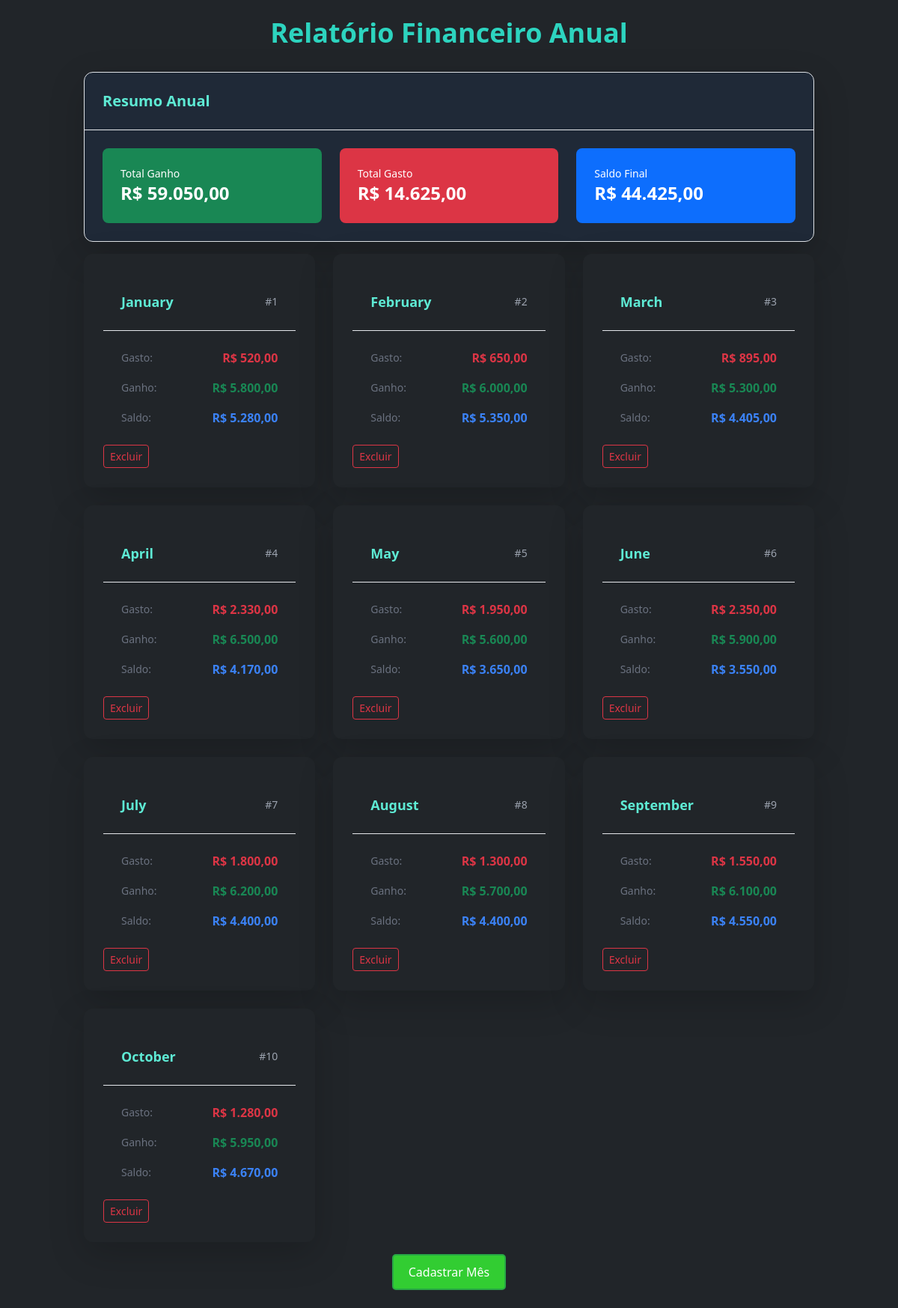
The page / on the database its author committed.
### tables this page shows
CREATE TABLE month (
    id INT PRIMARY KEY AUTO_INCREMENT,
    month_date DATE NOT NULL
);

### index.php (the view, shortened to what this page needs)
<?php
require_once('connect.php');
$sql = "SELECT * FROM month";
$result = mysqli_query($conn, $sql);
$totalIncome = 0;
$totalExpense = 0;
$months = [];
if ($result->num_rows > 0) {
    while ($row = mysqli_fetch_assoc($result)) {
        $month_id = $row['id'];
        $transaction_sql = "
            SELECT
                SUM(CASE WHEN type = 'Entrada' THEN value ELSE 0 END) AS total_income,
                SUM(CASE WHEN type = 'Saida' THEN value ELSE 0 END) AS total_expense
            FROM transactions
            WHERE month_id = $month_id
        ";
        $transaction_result = mysqli_query($conn, $transaction_sql);
        if ($transaction_result && $transaction_row = mysqli_fetch_assoc($transaction_result)) {
            $totalIncomeForMonth = $transaction_row['total_income'] ?? 0;
            $totalExpenseForMonth = $transaction_row['total_expense'] ?? 0;
            $balance = $totalIncomeForMonth - $totalExpenseForMonth;
            $months[] = [
                'id' => $row['id'],
                'month_date' => $row['month_date'],
                'expense' => $totalExpenseForMonth,
                'income' => $totalIncomeForMonth,
                'balance' => $balance,
            ];
            $totalIncome += $totalIncomeForMonth;
            $totalExpense += $totalExpenseForMonth;
        }
    }
    $finalBalance = $totalIncome - $totalExpense;
} else {
    echo "0 resultados";
}
?>
<!DOCTYPE html>
<html lang="pt-BR">
<head>
    <script src="https://cdn.tailwindcss.com"></script>
    <link href="https://cdn.jsdelivr.net/npm/bootstrap@5.3.1/dist/css/bootstrap.min.css" rel="stylesheet">
</head>
<body class="bg-dark text-white">
    <div class="container mx-auto p-4 space-y-4">
        <h1 class="text-4xl font-bold mb-8 text-center text-teal-400">Relatório Financeiro Anual</h1>
        <div class="mb-8 border rounded-xl shadow-lg bg-gray-800">
            <div class="border-b p-4">
                <h2 class="font-bold text-xl text-teal-300">Resumo Anual</h2>
            </div>
            <div class="p-4 grid grid-cols-1 md:grid-cols-3 gap-4">
                <div class="flex items-center justify-between p-4 bg-success rounded-lg transition-all duration-300 hover:scale-105">
                    <div>
                        <p class="text-sm font-medium text-white">Total Ganho</p>
                        <p class="text-2xl font-bold text-white">
                            R$ <?= number_format($totalIncome, 2, ',', '.') ?>
                        </p>
                    </div>
                </div>
                <div class="flex items-center justify-between p-4 bg-danger rounded-lg transition-all duration-300 hover:scale-105">
                    <div>
                        <p class="text-sm font-medium text-white">Total Gasto</p>
                        <p class="text-2xl font-bold text-white">
                            R$ <?= number_format($totalExpense, 2, ',', '.') ?>
                        </p>
                    </div>
                </div>
                <div class="flex items-center justify-between p-4 bg-primary rounded-lg transition-all duration-300 hover:scale-105">
                    <div>
                        <p class="text-sm font-medium text-white">Saldo Final</p>
                        <p class="text-2xl font-bold text-white">
                            R$ <?= number_format($finalBalance, 2, ',', '.') ?>
                        </p>
                    </div>
                </div>
            </div>
        </div>
        <div class="grid grid-cols-1 md:grid-cols-2 lg:grid-cols-3 xl:grid-cols-4 gap-6">
            <?php foreach ($months as $mes): ?>
            <div class="card-hover-effect bg-dark text-white rounded-xl shadow-lg p-4" onclick="window.location.href='historic.php?id=<?= $mes['id'] ?>'">
                <div class="border-b p-4 flex justify-between items-center">
                    <span class="text-lg font-bold text-teal-300"><?= date('F', strtotime($mes['month_date'])) ?></span>
                    <span class="text-sm text-gray-400">#<?= $mes['id'] ?></span>
                </div>
                <div class="p-4">
                    <div class="space-y-4">
                        <div class="flex justify-between items-center">
                            <p class="text-sm text-gray-500">Gasto:</p>
                            <p class="font-semibold text-danger">R$ <?= number_format($mes['expense'], 2, ',', '.') ?></p>
                        </div>
                        <div class="flex justify-between items-center">
                            <p class="text-sm text-gray-500">Ganho:</p>
                            <p class="font-semibold text-success">R$ <?= number_format($mes['income'], 2, ',', '.') ?></p>
                        </div>
                        <div class="flex justify-between items-center">
                            <p class="text-sm text-gray-500">Saldo:</p>
                            <p class="font-semibold text-blue-500">R$ <?= number_format($mes['balance'], 2, ',', '.') ?></p>
                        </div>
                    </div>
                </div>
                    <a onclick="return confirm('Tem certeza que deseja excluir?')" href="delete_month.php?id=<?= $mes['id'] ?>" class="btn btn-outline-danger btn-sm">Excluir</i></a>
                </div>
            <?php endforeach; ?>
        </div>
        <div class="text-center mt-8">
            <button id="openModalButton" data-bs-toggle="modal" data-bs-target="#addMonthModal">Cadastrar Mês</button>
        </div>
    </div>
</body>
</html>

### index.php (style rules this page uses)
#openModalButton { background-color: #32CD32; color: #ffffff; border: 2px solid #28a745; padding: 10px 20px; border-radius: 5px; transition: all 0.3s ease-in-out; }
.card-hover-effect { transition: all 0.3s ease-in-out; border: 2px solid transparent; border-radius: 10px; }

### rows shown on the page
month: month_date "January", id "1", expense "520,00", income "5.800,00", balance "5.280,00"
month: month_date "February", id "2", expense "650,00", income "6.000,00", balance "5.350,00"
month: month_date "March", id "3", expense "895,00", income "5.300,00", balance "4.405,00"
month: month_date "April", id "4", expense "2.330,00", income "6.500,00", balance "4.170,00"
month: month_date "May", id "5", expense "1.950,00", income "5.600,00", balance "3.650,00"
month: month_date "June", id "6", expense "2.350,00", income "5.900,00", balance "3.550,00"
month: month_date "July", id "7", expense "1.800,00", income "6.200,00", balance "4.400,00"
month: month_date "August", id "8", expense "1.300,00", income "5.700,00", balance "4.400,00"
month: month_date "September", id "9", expense "1.550,00", income "6.100,00", balance "4.550,00"
month: month_date "October", id "10", expense "1.280,00", income "5.950,00", balance "4.670,00"

### other values the page prints
$totalIncome "59.050,00"
$totalExpense "14.625,00"
$finalBalance "44.425,00"
